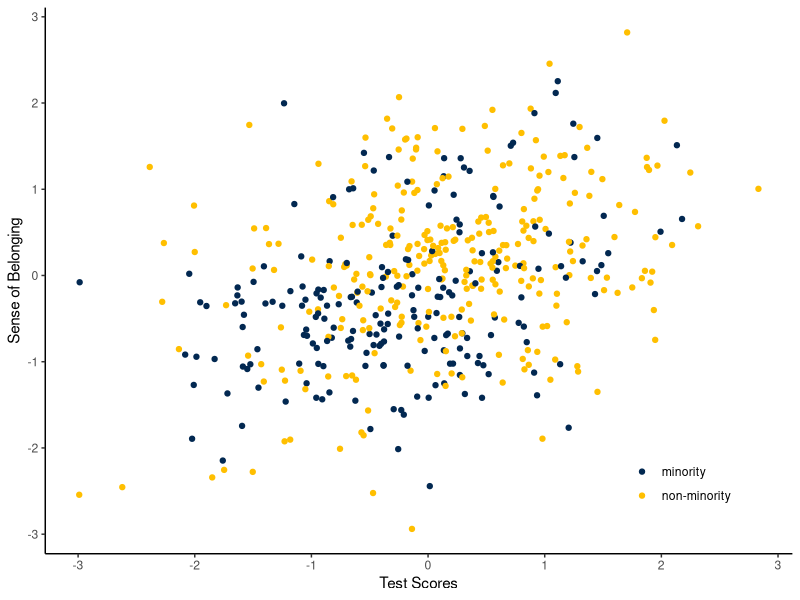

Write R code to recreate this figure.
### Core ideas for efficient data analysis in R ##
## Your object is a box

## Diego Catalan Molina, May 2023

# 1. Libraries & Data --------------------------------------
library(tidyverse)

# data
core_data <- read_csv("data/core_data.csv")

# 2. Subset a variable ------------------------------------
  # two ways of subsetting a variable

core_data$threat

core_data[,"threat"] 
  # within the square brackets, the first dimension refers to rows
  # and the second dimension refers to columns

# 3. Subset a value ---------------------------------------

core_data$threat[2]

core_data[2,"threat"] 

  # notice the differences
  # $ gets you a single value
  # whereas [ ] gets you a 1 x 1 data frame



# 4. Explore a list -------------------------------------

achievement_plot <-
  core_data %>% 
  ggplot(
    aes(y = sb, x = ach, color = minority)
  ) +
  geom_point() +
  scale_color_manual(values = c("#022851", "#FFBF00")) +
  theme_classic() +
  theme(
    legend.position = c(.85, .15)
  ) +
  labs(y = "Sense of Belonging", x = "Test Scores", color = "")


achievement_plot

achievement_plot[["data"]]
